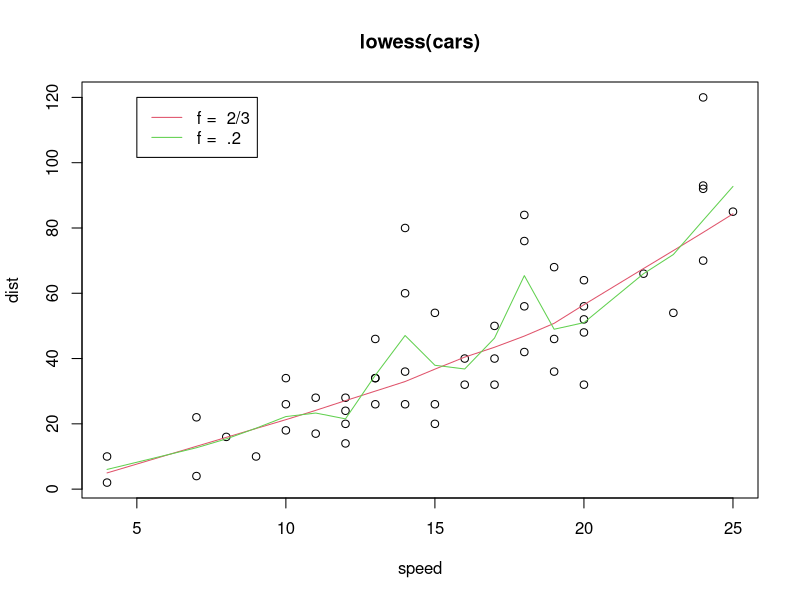

R code for this plot:
## ---- chunk 1
require(graphics)

plot(cars, main = "lowess(cars)")
lines(lowess(cars), col = 2)
lines(lowess(cars, f = .2), col = 3)
legend(5, 120, c(paste("f = ", c("2/3", ".2"))), lty = 1, col = 2:3)
